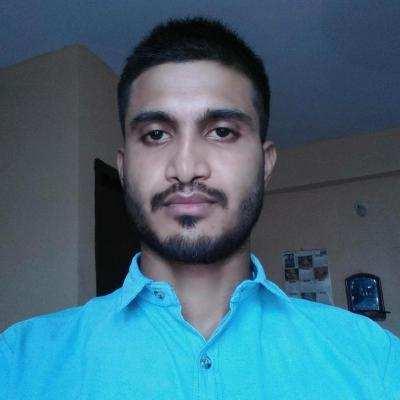
#> input picture Resources/githubProfile.jpg, 400 x 400 px
$ python 3imgCrop.py
#> lines starting #> are read from the running program, lines starting #| are printed output that depends on the picture
# Using OpenCV learn how to crop/reshape the original image
# import library
import cv2
# import image
img = cv2.imread('Resources/githubProfile.jpg')
#> img is the input picture: shape (400, 400, 3); mean B, G, R 122.7, 104.6, 64.7
# to crop/reshape image we'll using matrix formula that contains the initial
# and final coordinates of that image
# print(img.shape)
# imgCrop = img[height(y-axis), width(x-axis)]
# height: that contains the initial and final points in y-axis
# width: that contains the initial and final points in x-axis
imgCropped = img[0:200, 0:200]
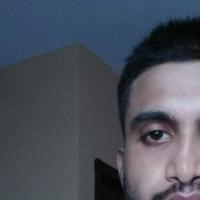
#> imgCropped: shape (200, 200, 3); mean B, G, R 91.5, 80.5, 75.5

cv2.imshow("Original", img)
cv2.imshow("Cropped Image", imgCropped)

cv2.waitKey(0)
cv2.destroyAllWindows()

$ run again, with Resources/card.jfif saved as Resources/githubProfile.jpg
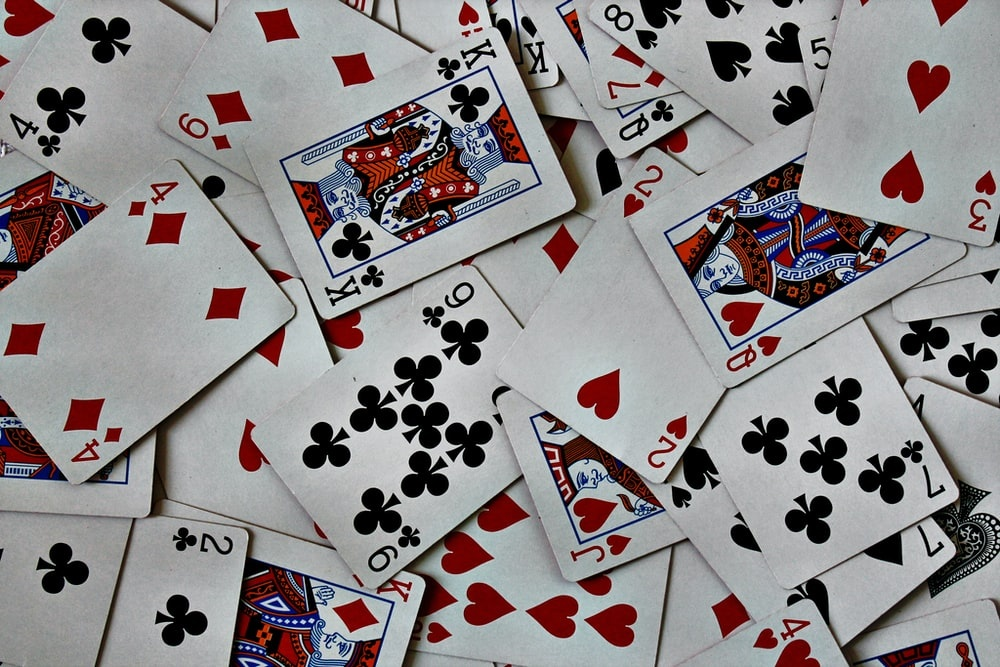
#> input picture Resources/card.jfif, 1000 x 667 px
#> img is the input picture: shape (667, 1000, 3); mean B, G, R 137.2, 136.1, 140.8
#> `imgCropped = img[0:200, 0:200]`:
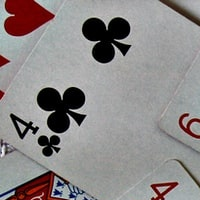
#> imgCropped: shape (200, 200, 3); mean B, G, R 136.6, 136.9, 141.2

$ run again, with Resources/wall.jfif saved as Resources/githubProfile.jpg
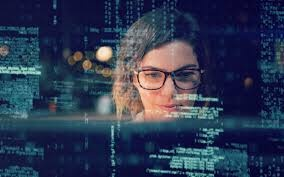
#> input picture Resources/wall.jfif, 284 x 177 px
#> img is the input picture: shape (177, 284, 3); mean B, G, R 82.1, 56.8, 44.9
#> `imgCropped = img[0:200, 0:200]`:
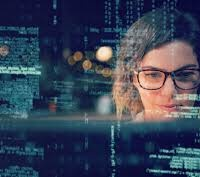
#> imgCropped: shape (177, 200, 3); mean B, G, R 87, 66.3, 55.2
